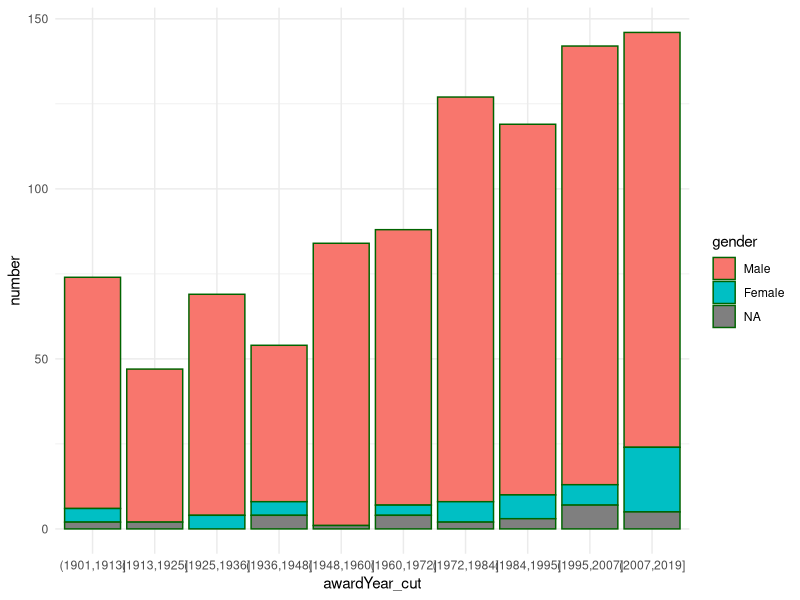
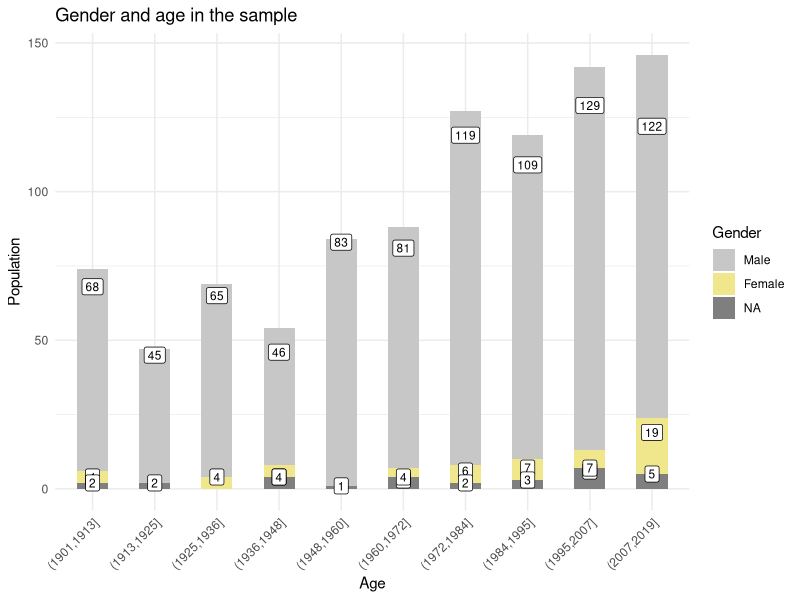
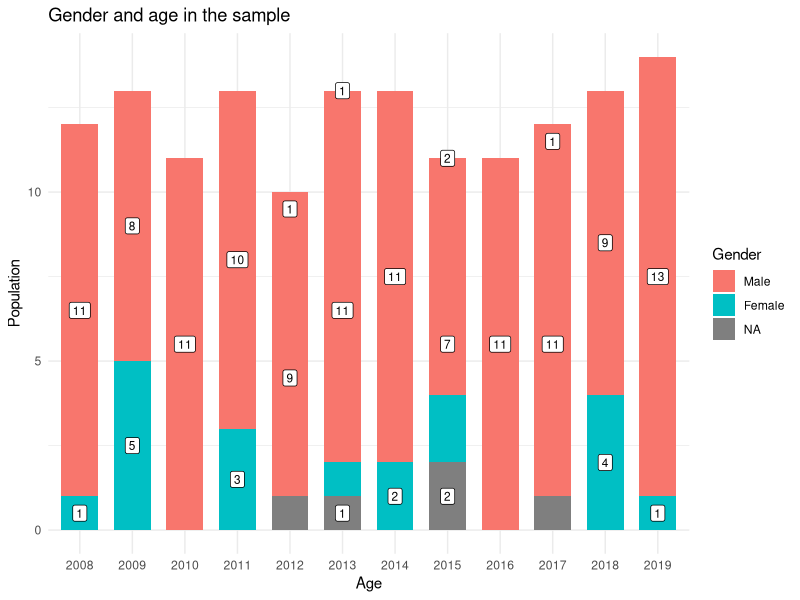
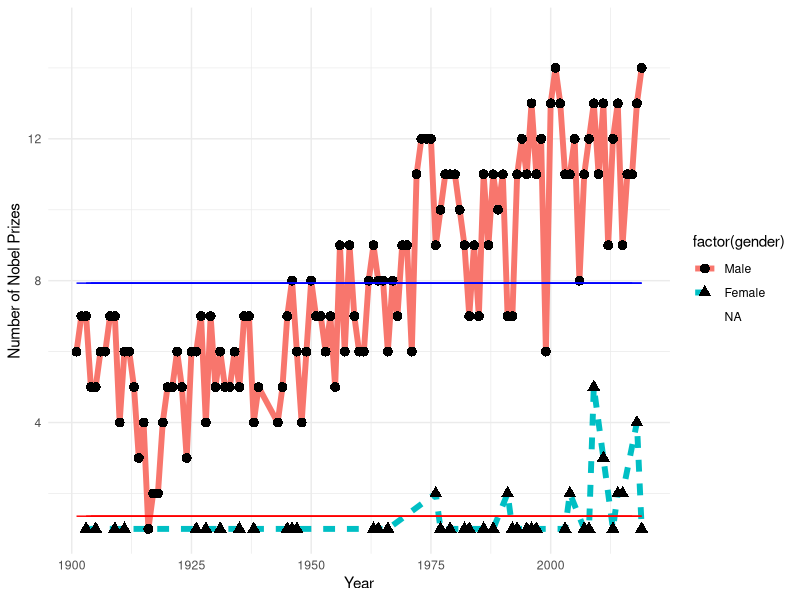
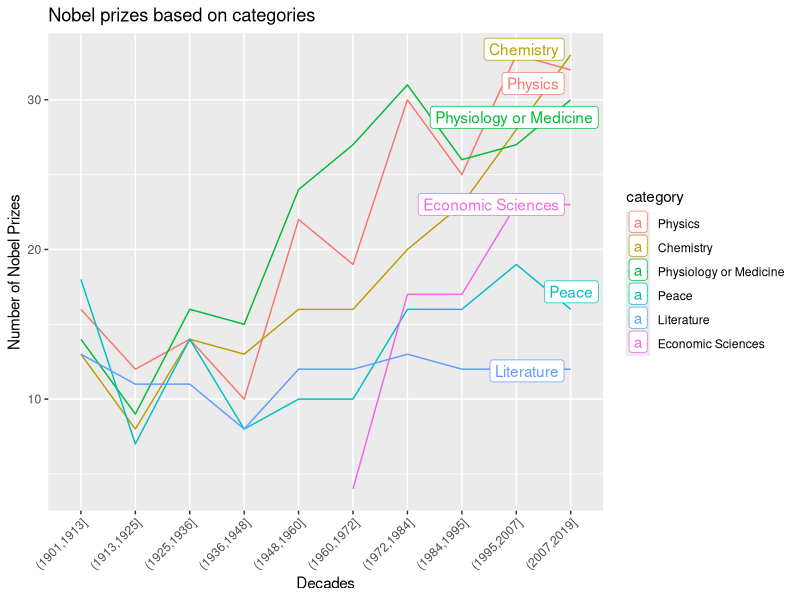
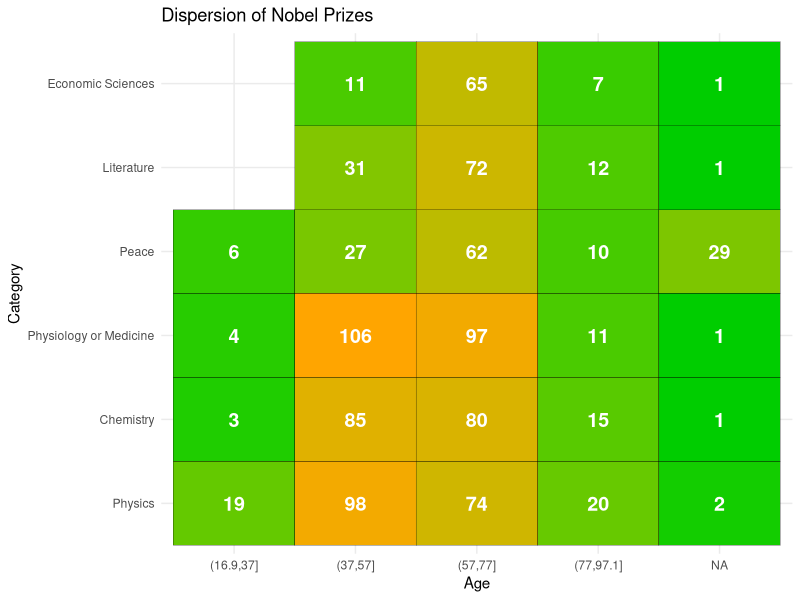
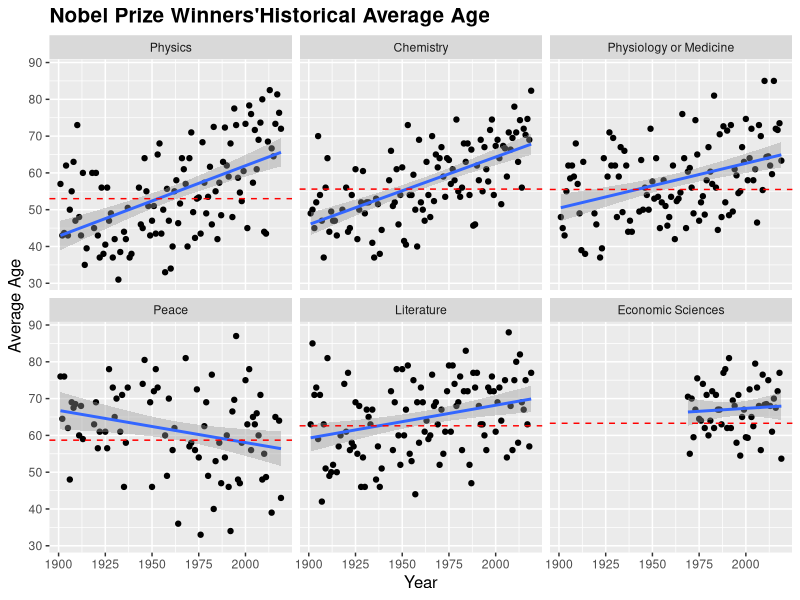
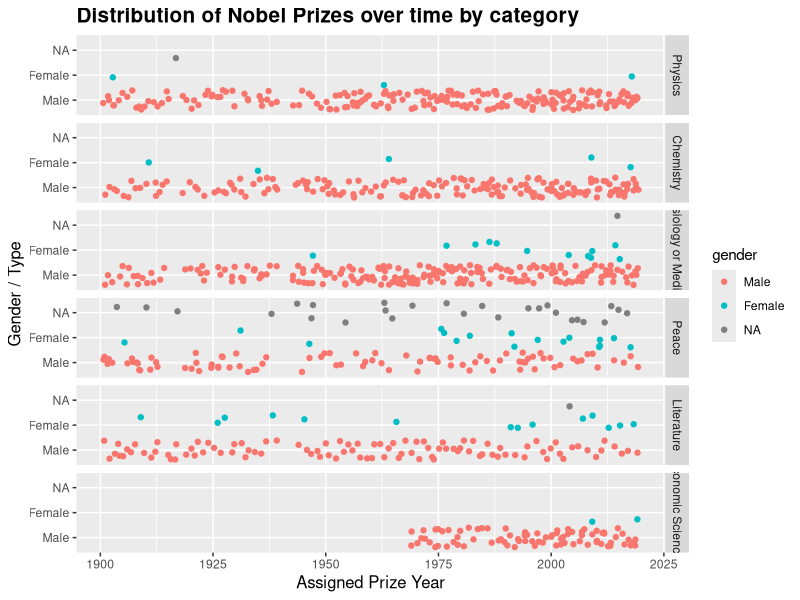

The R source for these figures, in order:
library(ggplot2)
library(dplyr)
library(scales)
library(RColorBrewer)
library(lubridate)
library(stringr)
library(readr)

nobel <- read_csv('complete.csv')

# Preprocessing

nobel <- mutate(nobel, birth_date = ifelse(birth_date == "1943-00-00", "1943-11-07", birth_date))

nobel$laureate_or_org = if_else(is.na(nobel$knownName), "Organization", "Individual")
nobel$laureate_or_org = factor(nobel$laureate_or_org, levels = c("Individual", "Organization"))

nobel$category = factor(nobel$category, levels = c('Physics', 'Chemistry', 'Physiology or Medicine',
                                                             'Peace', 'Literature', 'Economic Sciences'))

nobel$prizeStatus <- str_to_title(nobel$prizeStatus)
nobel$prizeStatus <- factor(nobel$prizeStatus, levels = c('Received', 'Declined', 'Restricted'))

nobel$gender <- str_to_title(nobel$gender)
nobel$gender <- factor(nobel$gender, levels = c('Male', 'Female'))

nobel$gen_org <- if_else(nobel$gender == 'Male', "Male", "Female", "Organization")
nobel$gen_org <- factor(nobel$gen_org, levels = c("Male", "Female", "Organization"))

nobel <- nobel %>%
  mutate(awardDate = as.Date(ISOdate(awardYear, 10, 01)), # approximating 
         age_days = ifelse(birth_date == "", "unnknown", awardDate - as.Date(birth_date)),
         age_years = round(interval(as.Date(birth_date), awardDate) / years(1)), 
         life_span_days = as.Date(death_date) - as.Date(birth_date), 
         life_span_years = round(interval(as.Date(birth_date), death_date) / years(1)), 
         is_alive = laureate_or_org == 'Laureate' & is.na(death_date))

 # Visualisations - from lectures

# Plot 1

nobel$awardYear_cut <- cut(nobel$awardYear, 10, dig.lab=4)

nobel_no_year_gender <- nobel %>% 
  group_by(awardYear_cut, gender) %>% 
  summarise(number = length(awardYear_cut))

ggplot(data = nobel_no_year_gender, aes(x = awardYear_cut, y = number, fill = gender)) +
  geom_bar(stat = 'identity', color = 'darkgreen') +
  theme_minimal() 

# solution - adjust the geom_label:
ggplot(data = nobel_no_year_gender, aes(x = awardYear_cut, y = number, fill = factor(gender))) +
  geom_bar(na.rm = TRUE, position = "stack", width = 0.5, stat = "identity") +
  ggtitle('Gender and age in the sample') +
  xlab('Age') +
  ylab('Population') +
  labs(fill = 'Gender') +
  theme_minimal() +
  scale_fill_manual(values = c('grey78', 'khaki', 'blue')) +
  geom_label(aes(y = number, label = number), fill = 'white', position = "identity",
             vjust = 0.5, color = "black", size = 3) +
  theme(axis.text.x = element_text(angle=45, hjust=1))

# Plot 2 - let's look into the last decade more closely. Adjust geom_label (again)

last_decade_no <- nobel %>% 
  group_by(awardYear, gender) %>% 
  summarise(number = length(awardYear))

last_decade_no_adj <- last_decade_no %>% 
  arrange(awardYear, desc(gender)) %>% 
  group_by(awardYear) %>% 
  mutate(label_sum = cumsum(number))

final <- last_decade_no_adj %>% 
  mutate(label_sum2 = label_sum*.5)

ggplot(data = final, aes(x = factor(awardYear), y = number, fill = factor(gender))) +
  geom_bar(na.rm = TRUE, position = "stack", width = 0.7, stat = "identity") +
  ggtitle('Gender and age in the sample') +
  xlab('Age') +
  ylab('Population') +
  labs(fill = 'Gender') +
  theme_minimal() +
  geom_label(aes(y = label_sum2, label = number), fill = 'white', position = position_stack(),
             vjust = 0.5, color = "black", size = 3) +
  scale_x_discrete(limits = as.character(seq(2008, 2019, 1)))

# Plot 3 - raczej useless

mean_no_of_nobels_men <- mean(final[final$gender == "Male", ]$label_sum, na.rm=T)
mean_no_of_nobels_women <- mean(final[final$gender == "Female", ]$label_sum, na.rm=T)

ggplot(data = final, aes(x = awardYear, y = label_sum, group = factor(gender))) +
  geom_line(aes(linetype = factor(gender), color = factor(gender)), size = 2) +
  geom_point(size = 3, aes(shape = factor(gender))) +
  theme_minimal() +
  geom_line(aes(y=mean_no_of_nobels_men), color = "blue") +
  geom_line(aes(y=mean_no_of_nobels_women), color = "red") +
  ylab("Number of Nobel Prizes") +
  xlab("Year")

# Plot 4 - usage of ggplot extensions
library(ggrepel)

unique_categories <- unique(nobel$awardYear_cut)

nobel_no_year_category <- nobel %>% 
  group_by(awardYear_cut, category) %>% 
  summarise(number = length(awardYear_cut)) %>% 
  mutate(label = if_else(awardYear_cut == levels(nobel$awardYear_cut)[length(unique_categories <- unique(nobel$awardYear_cut))],
                         as.character(category),
                         NA_character_))

nobel_no_year_category %>%
  ggplot(aes(x = awardYear_cut, y = number, group = category, colour = category)) + 
  geom_line() +
  theme(axis.text.x = element_text(angle=45, hjust=1)) +
  geom_label_repel(aes(label = label,
                 na.rm = TRUE)) +
  xlab("Decades") +
  ylab("Number of Nobel Prizes") +
  ggtitle("Nobel prizes based on categories")

# Plot 5 - table

nobel.agg <- nobel %>%
  mutate(age_years_cut = cut(age_years, 4)) %>% 
  count(age_years_cut, category)

ggplot(nobel.agg, aes(x = age_years_cut, y = category)) + # nowa baza danych
  geom_tile(aes(fill = n), color = 'black', show.legend = F) +
  theme_minimal() + 
  geom_text(aes(label = n), size = 5, fontface = 'bold', color = 'white') +
  labs(title = 'Dispersion of Nobel Prizes',
       x = "Age",
       y = "Category") +
  scale_fill_gradient(low = 'green3', high = 'orange')

# Plot 6 - interactive (https://rpubs.com/abigailchen/nobelprize)
library(gganimate)
ggplot(nobel, aes(awardYear, age_years, group = awardYear, fill = age_years)) +
  xlab("Prize year") +
  ylab("Age") +
  labs(fill = "Age", group = "Prize Year", title = "Laureate Age across the Years") +
  geom_boxplot() +
  theme(legend.position = "top", panel.background = element_rect(fill = NA),
        panel.border = element_blank(), axis.text=element_text(size=8), 
        plot.title = element_text(size = 12L, face = "bold", hjust = 0.5) ) +
  # scale_fill_viridis() +
  transition_reveal(awardYear)+ 
  # scale_colour_wsj("colors6") +
  enter_grow() +
  enter_fade() +
  ease_aes("back-in")

#Plot 7 - Nobel Prize Winners'Historical Average Age
# https://medium.com/@TechTeamMarketFinance/exploring-nobel-prize-winners-with-r-b636875ee28f

avreage_age_nobel <- nobel %>%  
  group_by(category, awardYear) %>% 
  summarize (avg_age = mean(age_years, na.rm = TRUE))

ggplot(avreage_age_nobel, aes(x = awardYear, y = avg_age) ) +
  geom_point() + geom_smooth(method = "lm") + facet_wrap(~ category) +
  geom_hline(data=filter(avreage_age_nobel, category =="Chemistry"), aes(yintercept= 55.6), 
             colour="red", linetype = 'dashed') +
  geom_hline(data=filter(avreage_age_nobel, category =="Economic Sciences"), aes(yintercept= 63.3), 
             colour="red", linetype = 'dashed') +
  geom_hline(data=filter(avreage_age_nobel, category =="Literature"), aes(yintercept= 62.6), 
             colour="red", linetype = 'dashed') +
  geom_hline(data=filter(avreage_age_nobel, category =="Physiology or Medicine"), aes(yintercept= 55.5), 
             colour="red", linetype = 'dashed') +
  geom_hline(data=filter(avreage_age_nobel, category =="Peace"), aes(yintercept= 58.7), 
             colour="red", linetype = 'dashed') +
  geom_hline(data=filter(avreage_age_nobel, category =="Physics"), aes(yintercept= 53), 
             colour="red", linetype = 'dashed') +
  labs(title = "Nobel Prize Winners'Historical Average Age") +
  xlab("Year") +
  ylab("Average Age") +
  theme(axis.title.x = element_text(size = 12),
        axis.title.y = element_text(size = 12),
        plot.title = element_text(size = 15, face = "bold"))

table(nobel$category)

# Plot 8- Distribution of Nobel Prizes over time by category
# https://medium.com/@TechTeamMarketFinance/exploring-nobel-prize-winners-with-r-b636875ee28f
ggplot(nobel, aes(x = awardYear, y = gender, col = gender)) +
  geom_point(position = "jitter") + facet_grid(category ~ .) + 
  labs(title = "Distribution of Nobel Prizes over time by category") +
  xlab("Assigned Prize Year") +
  ylab("Gender / Type") +
  theme(axis.title.x = element_text(size = 12),
        axis.title.y = element_text(size = 12),
        plot.title = element_text(size = 15, face = "bold"))

# NA - it is organization probably
